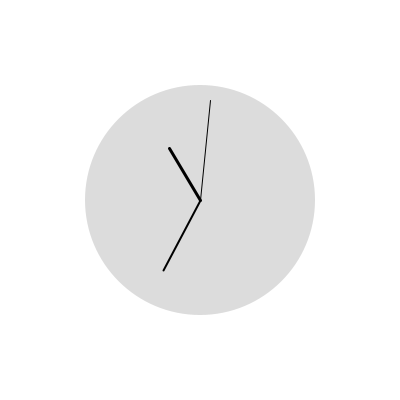
Frame 1 (no input)
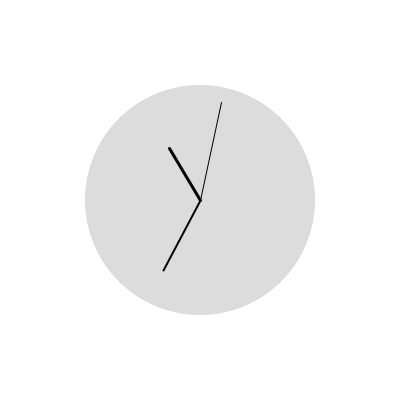
Frame 60 (the mouse pressed at the canvas centre just before this capture)
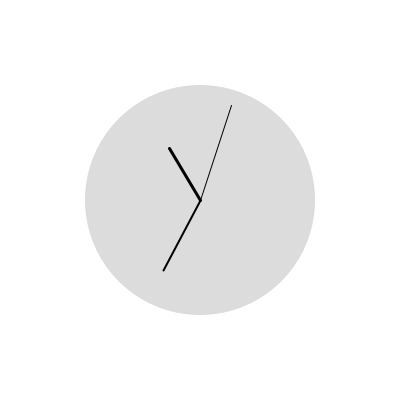
Frame 120 (the mouse held since frame 60 and released just before this capture)

The Processing sketch that drew these frames (run headless with seeded random() and noise(); from frame 60 on, the mouse is pressed at the canvas centre):

// Processing sketch: midterm_06_design_errors
// ── midterm_06_design_errors.pde
// QUESTION 6 -
// map() the values properly so that the clock hands are displayed at the correct angle

int seconds;
int minutes;
int hours;

void setup() {
  size(400,400);
}

void draw() {
  background(255);
  
  fill(220);
  noStroke();
  ellipse(width/2, height/2, 230, 230);
  
  // these are the values that need mapping
  seconds = second();
  minutes = minute();
  hours = hour();
   
  stroke(0);
  pushMatrix();
  translate(width/2, height/2);
  rotate(radians(map(seconds, 0, 59, 0, 360)));
  strokeWeight(1);
  line(0, 0, 0, -100);
  popMatrix();
  
  pushMatrix();
  translate(width/2, height/2);
  rotate(radians(map(minutes, 0, 59, 0, 360)));
  strokeWeight(2);
  line(0, 0, 0, -80);
  popMatrix();
  
  pushMatrix();
  translate(width/2, height/2);
  rotate(radians(map(hours, 0, 12, 0, 360)));
  strokeWeight(3);
  line(0, 0, 0, -60);
  popMatrix();
}
